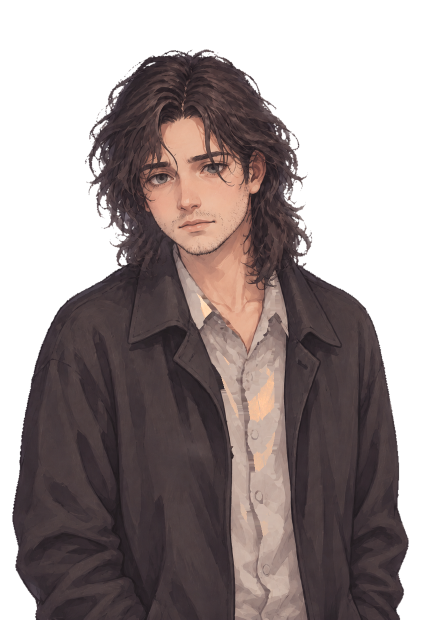
#> input picture vn2/img/char/poet.webp, 842 x 1239 px (shown at 1/2 size)
$ python _poet_cutout_check.py
#> lines starting #> are read from the running program, lines starting #| are printed output that depends on the picture; after the words box and inside, x2 and y2 are one past the last pixel; in counts of white or black regions, pixels touching at a corner belong together
# -*- coding: utf-8 -*-
"""Не съел ли cutout тёмные волосы поэта: сравнение альфы poet.webp с источником.

Признак ошибки — «дыры» внутри фигуры (прозрачные пиксели, окружённые непрозрачными)
и обрезанная макушка: верх альфы должен быть у самой кромки головы.
"""
import os

import numpy as np
from PIL import Image

HERE = os.path.dirname(os.path.abspath(__file__))

ROOT = os.path.dirname(HERE)
CH = os.path.join(ROOT, 'vn2', 'img', 'char')
SPR = os.path.join(ROOT, 'assets', 'sprites')

for name in ('poet', 'poet_interested', 'poet_upset', 'poet_sh', 'sergey', 'kate'):
    p = os.path.join(CH, name + '.webp')
    if not os.path.exists(p):
        print('нет', p)
        continue
    im = Image.open(p)
#> im is the input picture: PIL image 842x1239 RGBA; mean R, G, B, A 75.1, 61.9, 61.5, 157.2
    a = np.asarray(im.split()[-1]) > 128
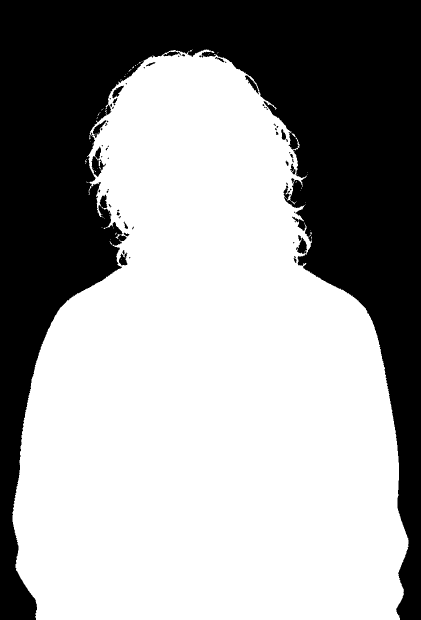
#> a: shape (1239, 842) bool (shown at 1/2 size); 61.6% white; 56 black regions (36 under 20 px), largest, box (x1, y1, x2, y2) and area: (0, 0, 842, 1239) 396849, (183, 293, 212, 354) 755, (592, 470, 614, 508) 448
    ys, xs = np.nonzero(a)
    y0, y1, x0, x1 = ys.min(), ys.max(), xs.min(), xs.max()
#> y0 = 99; y1 = 1238; x0 = 25; x1 = 816
    # дыры: прозрачное внутри bbox, у которого все 4 соседа в радиусе 3 — непрозрачные
    sub = a[y0:y1 + 1, x0:x1 + 1]
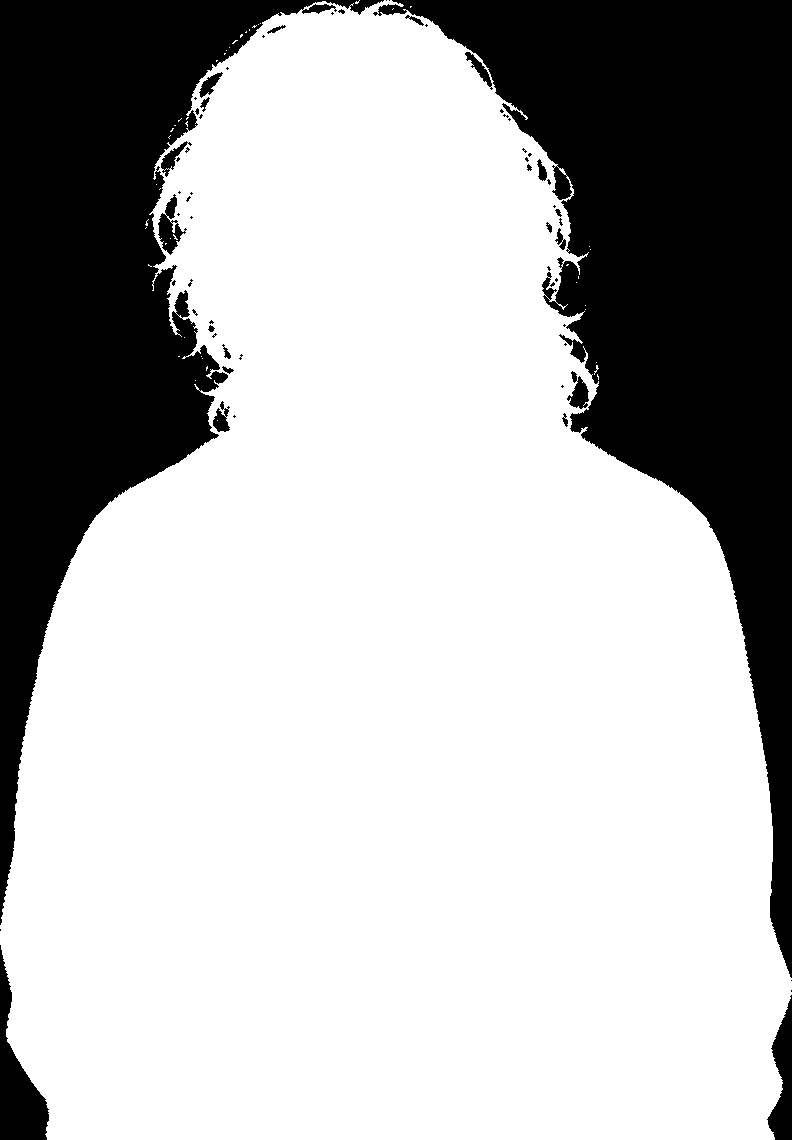
#> sub: shape (1140, 792) bool; 71.2% white; 64 black regions (41 under 20 px), largest, box (x1, y1, x2, y2) and area: (373, 0, 792, 978) 138485, (0, 0, 384, 925) 111863, (0, 945, 49, 1140) 4079
    k = 3
    solid = np.zeros_like(sub)
    for dy in range(-k, k + 1):
        for dx in range(-k, k + 1):
            solid |= np.roll(np.roll(sub, dy, 0), dx, 1)
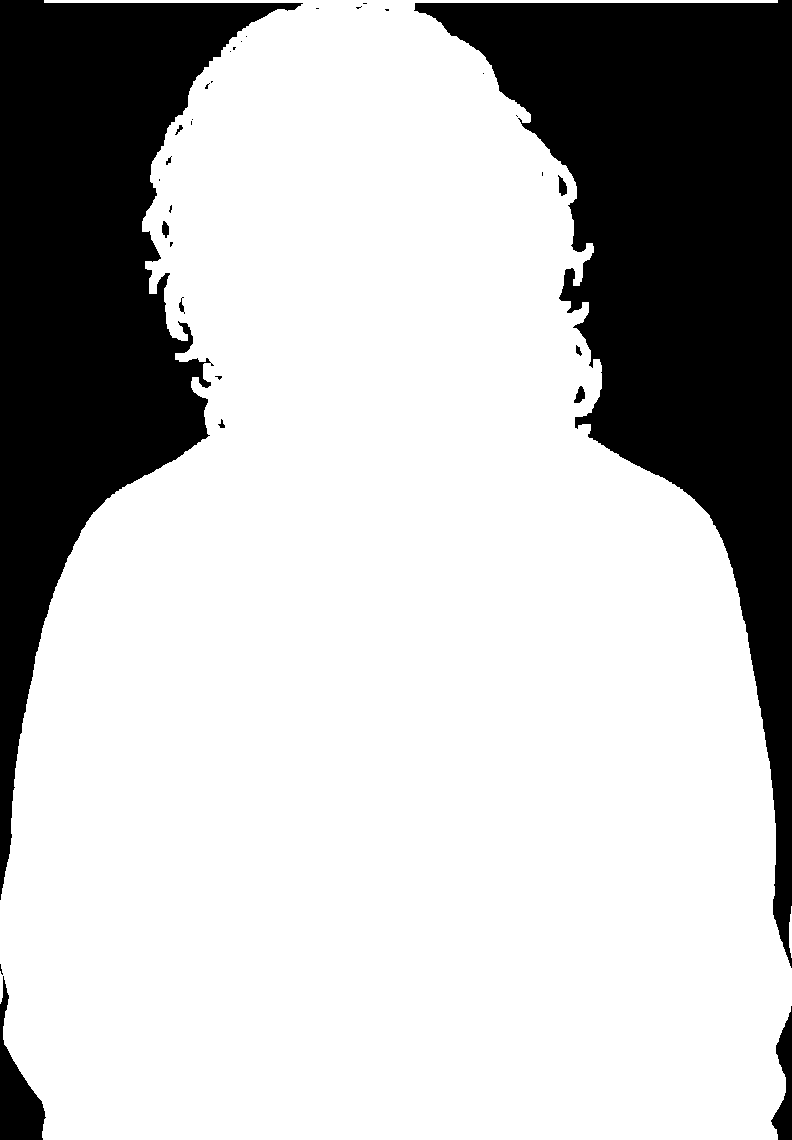
#> solid: shape (1140, 792) bool; 73.5% white; 32 black regions (20 under 20 px), largest, box (x1, y1, x2, y2) and area: (414, 0, 792, 968) 130360, (0, 0, 303, 900) 103521, (0, 976, 46, 1140) 3197
    hole = (~sub) & solid
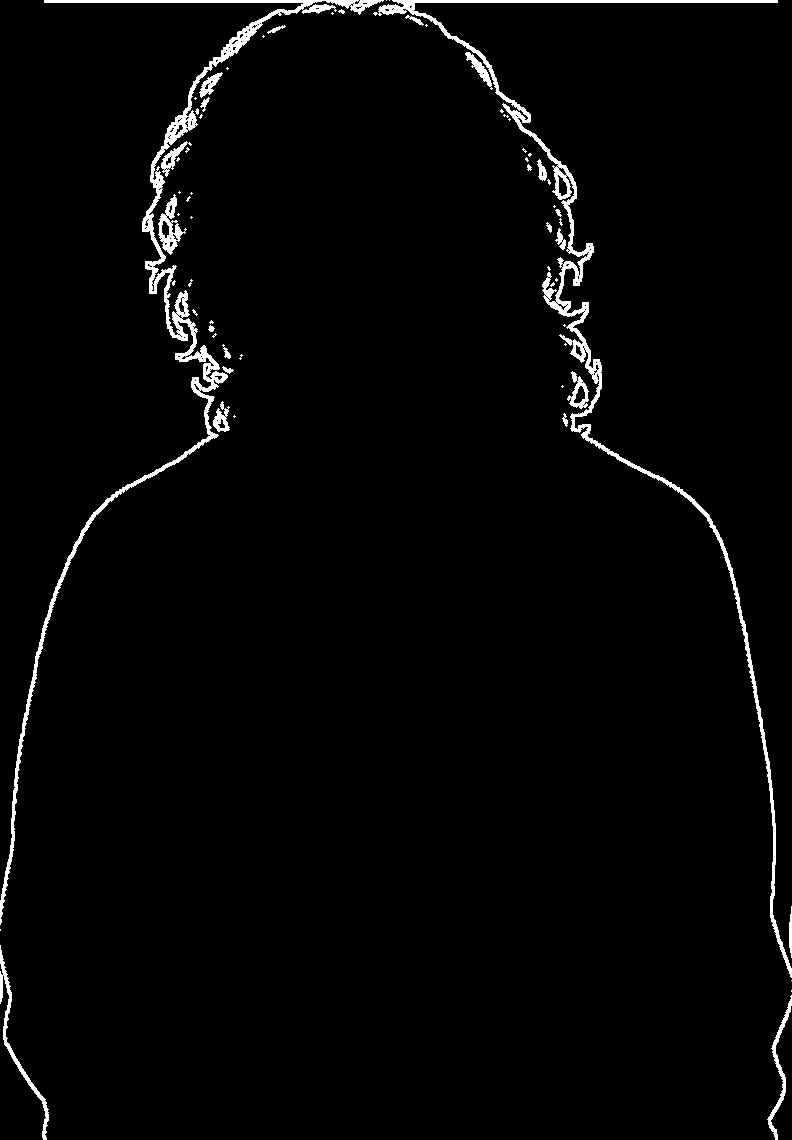
#> hole: shape (1140, 792) bool; 2.3% white; 65 white regions (41 under 20 px), largest, box (x1, y1, x2, y2) and area: (0, 0, 384, 925) 8219, (373, 0, 792, 978) 7844, (0, 945, 49, 1140) 868
    # доля «дыр» внутри фигуры
    print('%-18s %s  фигура %dx%d  верх альфы y=%d  дыр внутри %.2f%%  плотность %.0f%%'
          % (name, im.size, x1 - x0 + 1, y1 - y0 + 1, y0, 100 * hole.mean(), 100 * a.mean()))
#| poet               (842, 1239)  фигура 792x1140  верх альфы y=99  дыр внутри 2.30%  плотность 62%
#> pass 2 of the loop `for name in ('poet', 'poet_interested', 'poet_upset', 'poet_sh', 'serg..`:
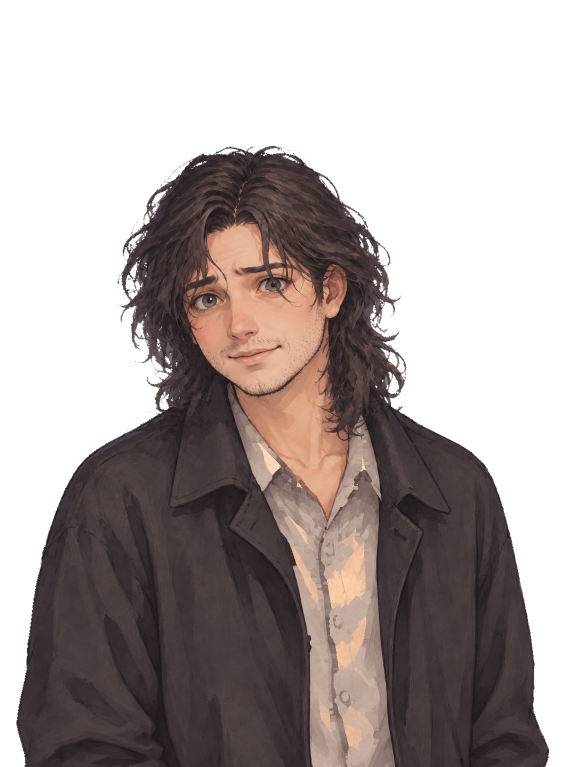
#> input picture vn2/img/char/poet_interested.webp, 1131 x 1534 px (shown at 1/2 size)
#> im is the input picture: PIL image 1131x1534 RGBA; mean R, G, B, A 61.8, 50.6, 48.9, 130.2
#> `a = np.asarray(im.split()[-1]) > 128`:
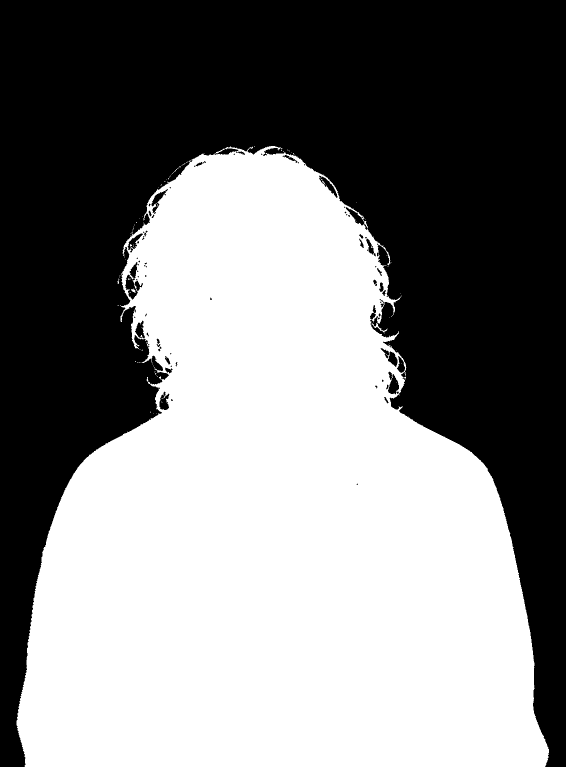
#> a: shape (1534, 1131) bool (shown at 1/2 size); 51% white; 78 black regions (49 under 20 px), largest, box (x1, y1, x2, y2) and area: (0, 0, 1131, 1534) 843033, (250, 524, 278, 599) 898, (776, 743, 798, 789) 612
#> y0 = 292; y1 = 1533; x0 = 33; x1 = 1097
#> sub: shape (1242, 1065) bool; 67% white; 83 black regions (51 under 20 px), largest, box (x1, y1, x2, y2) and area: (493, 0, 1065, 1206) 243758, (0, 0, 505, 1149) 186064, (217, 232, 245, 307) 898
#> `hole = (~sub) & solid`:
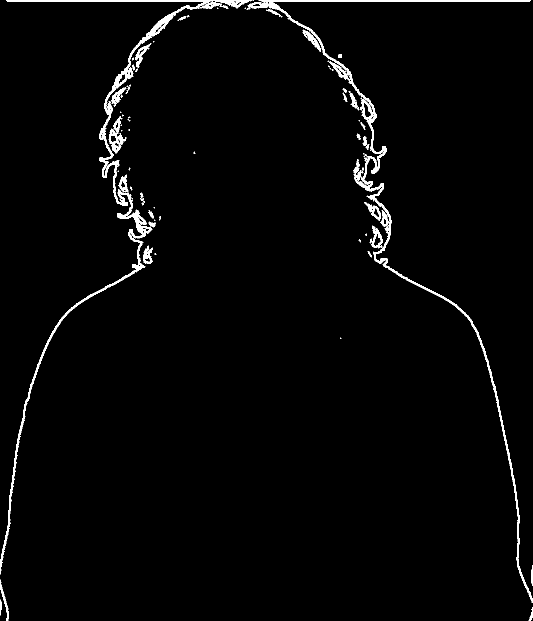
#> hole: shape (1242, 1065) bool (shown at 1/2 size); 2% white; 86 white regions (51 under 20 px), largest, box (x1, y1, x2, y2) and area: (0, 0, 505, 1149) 10809, (493, 0, 1065, 1206) 10123, (217, 232, 245, 307) 732
#| poet_interested    (1131, 1534)  фигура 1065x1242  верх альфы y=292  дыр внутри 2.05%  плотность 51%

print('\nисточники (нормированные PNG, фон 205):')
for n in ('poet_ha_neutral', 'poet_ha_interested', 'poet_ha_upset',
          'poet_sh_neutral', 'poet_sh_tired', 'poet_sh_inspired'):
    p = os.path.join(SPR, n + '.png')
#> (the run stopped early here; a loop or call above may not have finished)
